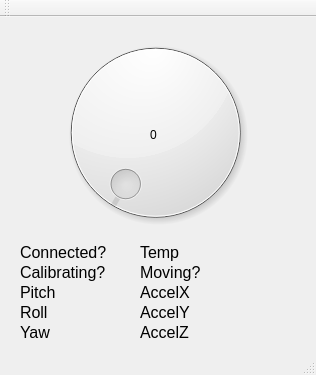
<?xml version="1.0" encoding="UTF-8"?>
<ui version="4.0">
 <class>MainWindow</class>
 <widget class="QMainWindow" name="MainWindow">
  <property name="geometry">
   <rect>
    <x>0</x>
    <y>0</y>
    <width>316</width>
    <height>375</height>
   </rect>
  </property>
  <property name="windowTitle">
   <string>MainWindow</string>
  </property>
  <widget class="QWidget" name="centralWidget">
   <widget class="QDial" name="dial">
    <property name="geometry">
     <rect>
      <x>30</x>
      <y>10</y>
      <width>251</width>
      <height>211</height>
     </rect>
    </property>
    <property name="maximum">
     <number>180</number>
    </property>
   </widget>
   <widget class="QLabel" name="label">
    <property name="geometry">
     <rect>
      <x>150</x>
      <y>110</y>
      <width>21</width>
      <height>16</height>
     </rect>
    </property>
    <property name="text">
     <string>0</string>
    </property>
   </widget>
   <widget class="QLabel" name="labelCalibrating">
    <property name="geometry">
     <rect>
      <x>20</x>
      <y>240</y>
      <width>151</width>
      <height>31</height>
     </rect>
    </property>
    <property name="font">
     <font>
      <pointsize>12</pointsize>
     </font>
    </property>
    <property name="text">
     <string>Calibrating?</string>
    </property>
   </widget>
   <widget class="QLabel" name="labelPitch">
    <property name="geometry">
     <rect>
      <x>20</x>
      <y>260</y>
      <width>161</width>
      <height>31</height>
     </rect>
    </property>
    <property name="font">
     <font>
      <pointsize>12</pointsize>
     </font>
    </property>
    <property name="text">
     <string>Pitch</string>
    </property>
   </widget>
   <widget class="QLabel" name="labelRoll">
    <property name="geometry">
     <rect>
      <x>20</x>
      <y>280</y>
      <width>161</width>
      <height>31</height>
     </rect>
    </property>
    <property name="font">
     <font>
      <pointsize>12</pointsize>
     </font>
    </property>
    <property name="text">
     <string>Roll</string>
    </property>
   </widget>
   <widget class="QLabel" name="labelYaw">
    <property name="geometry">
     <rect>
      <x>20</x>
      <y>300</y>
      <width>161</width>
      <height>31</height>
     </rect>
    </property>
    <property name="font">
     <font>
      <pointsize>12</pointsize>
     </font>
    </property>
    <property name="text">
     <string>Yaw</string>
    </property>
   </widget>
   <widget class="QLabel" name="labelConnected">
    <property name="geometry">
     <rect>
      <x>20</x>
      <y>220</y>
      <width>151</width>
      <height>31</height>
     </rect>
    </property>
    <property name="font">
     <font>
      <pointsize>12</pointsize>
     </font>
    </property>
    <property name="text">
     <string>Connected?</string>
    </property>
   </widget>
   <widget class="QLabel" name="labelTemp">
    <property name="geometry">
     <rect>
      <x>140</x>
      <y>220</y>
      <width>151</width>
      <height>31</height>
     </rect>
    </property>
    <property name="font">
     <font>
      <pointsize>12</pointsize>
     </font>
    </property>
    <property name="text">
     <string>Temp</string>
    </property>
   </widget>
   <widget class="QLabel" name="labelAccelX">
    <property name="geometry">
     <rect>
      <x>140</x>
      <y>260</y>
      <width>161</width>
      <height>31</height>
     </rect>
    </property>
    <property name="font">
     <font>
      <pointsize>12</pointsize>
     </font>
    </property>
    <property name="text">
     <string>AccelX</string>
    </property>
   </widget>
   <widget class="QLabel" name="labelAccelZ">
    <property name="geometry">
     <rect>
      <x>140</x>
      <y>300</y>
      <width>161</width>
      <height>31</height>
     </rect>
    </property>
    <property name="font">
     <font>
      <pointsize>12</pointsize>
     </font>
    </property>
    <property name="text">
     <string>AccelZ</string>
    </property>
   </widget>
   <widget class="QLabel" name="labelMoving">
    <property name="geometry">
     <rect>
      <x>140</x>
      <y>240</y>
      <width>151</width>
      <height>31</height>
     </rect>
    </property>
    <property name="font">
     <font>
      <pointsize>12</pointsize>
     </font>
    </property>
    <property name="text">
     <string>Moving?</string>
    </property>
   </widget>
   <widget class="QLabel" name="labelAccelY">
    <property name="geometry">
     <rect>
      <x>140</x>
      <y>280</y>
      <width>161</width>
      <height>31</height>
     </rect>
    </property>
    <property name="font">
     <font>
      <pointsize>12</pointsize>
     </font>
    </property>
    <property name="text">
     <string>AccelY</string>
    </property>
   </widget>
  </widget>
  <widget class="QMenuBar" name="menuBar">
   <property name="geometry">
    <rect>
     <x>0</x>
     <y>0</y>
     <width>316</width>
     <height>21</height>
    </rect>
   </property>
  </widget>
  <widget class="QToolBar" name="mainToolBar">
   <attribute name="toolBarArea">
    <enum>TopToolBarArea</enum>
   </attribute>
   <attribute name="toolBarBreak">
    <bool>false</bool>
   </attribute>
  </widget>
  <widget class="QStatusBar" name="statusBar"/>
 </widget>
 <layoutdefault spacing="6" margin="11"/>
 <resources/>
 <connections/>
</ui>
